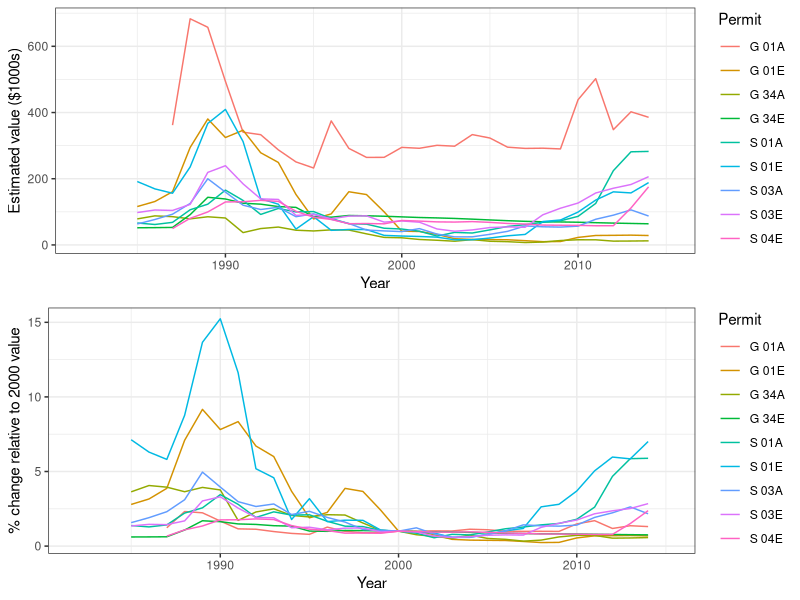
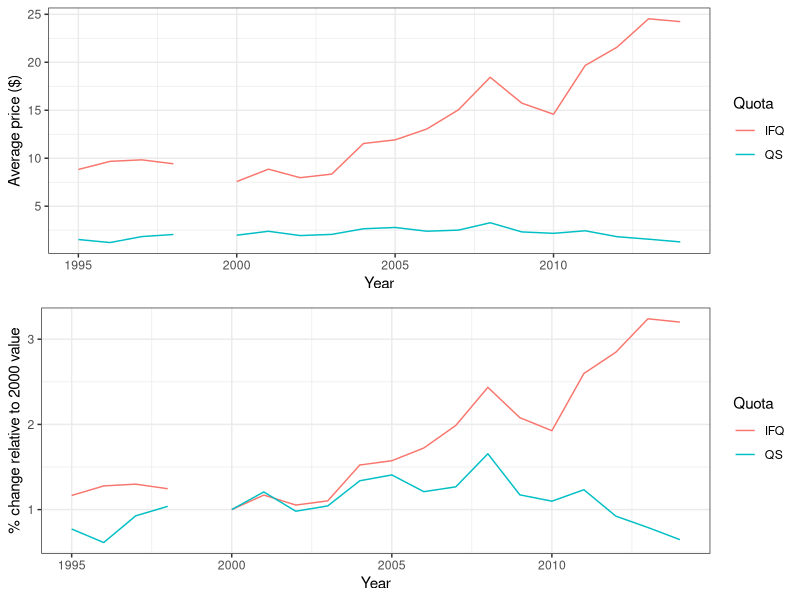

Reproduce these figures in R, in order.
library(dplyr)
library(ggplot2)

d = read.csv("data/SEAK_pemitValues_CFEC.csv")

d = d[,c("PERIOD","VALUE","Permit")]
names(d)[which(names(d)=="PERIOD")]="year"

defl = read.csv("data/deflation.csv")

d = left_join(d, defl)
d$value = d$VALUE/d$defl

d = group_by(d, Permit) %>%
  mutate(rel = value/value[which(year==2000)])

g1 = ggplot(d, aes(year, value/1000, color = Permit)) + geom_line() + xlab("Year") + ylab("Estimated value ($1000s)") + theme_bw()

# Also calculate version of relative prices, relative to 2000
g2 = ggplot(d, aes(year, rel, color = Permit)) + geom_line() + xlab("Year") + ylab("% change relative to 2000 value") + theme_bw()

png("portfolio/figs/permit_values.png")
gridExtra::grid.arrange(g1, g2, ncol=1)
dev.off()


d = read.csv("data/halibut_prices.csv")
names(defl)[which(names(defl)=="year")]="Year"
d = left_join(d, defl)
d$value = d$Price/d$defl

d = group_by(d, Quota) %>%
  mutate(rel = value/value[which(Year==2000)])

g1 = ggplot(d, aes(Year, value, color = Quota)) + geom_line() + xlab("Year") + ylab("Average price ($)") + theme_bw()

# Also calculate version of relative prices, relative to 2000
g2 = ggplot(d, aes(Year, rel, color = Quota)) + geom_line() + xlab("Year") + ylab("% change relative to 2000 value") + theme_bw()

png("portfolio/figs/halibut_quota_price.png")
gridExtra::grid.arrange(g1, g2, ncol=1)
dev.off()
